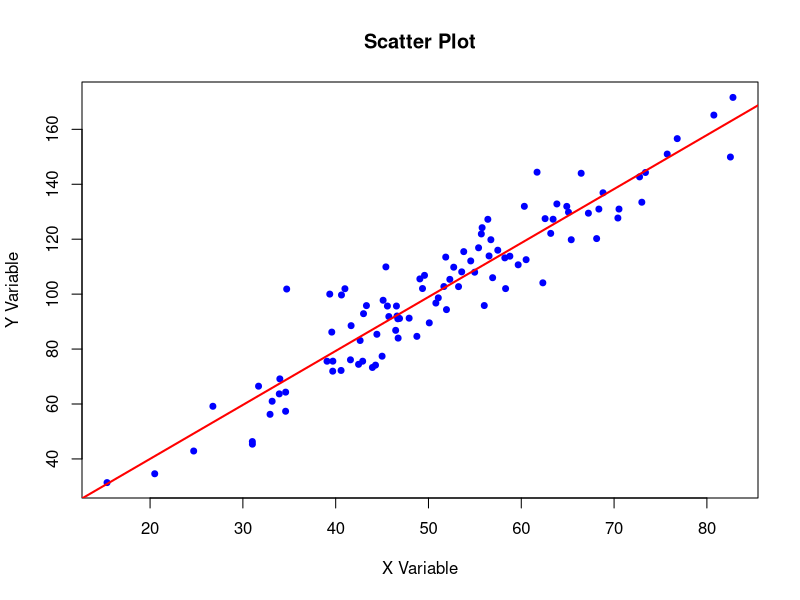
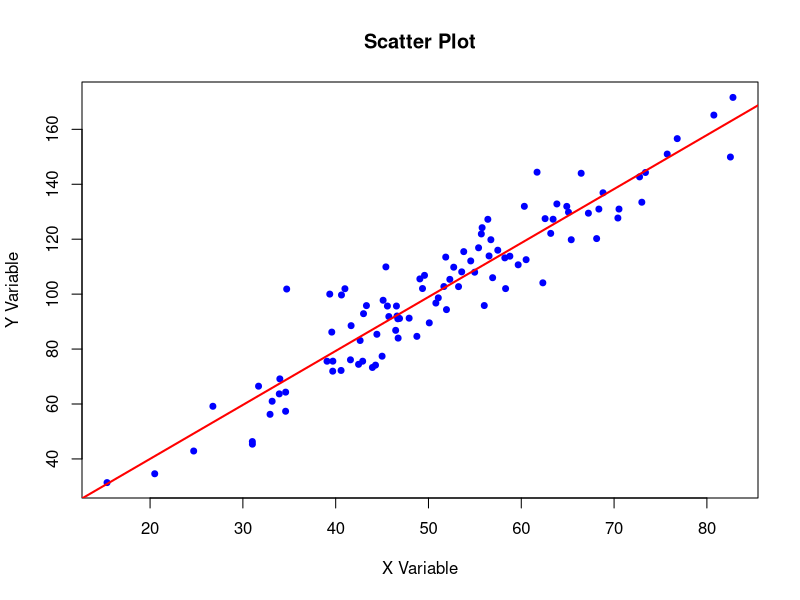

Reproduce these figures in R, in order.
# R script to create a scatter plot and save it with a random filename

# Generate sample data
set.seed(123)  # For reproducible random results
x <- rnorm(100, mean = 50, sd = 15)
y <- 2 * x + rnorm(100, mean = 0, sd = 10)

# Create a scatter plot
plot(x, y, 
     main = "Scatter Plot",
     xlab = "X Variable", 
     ylab = "Y Variable",
     pch = 19,  # Solid circles
     col = "blue",
     cex = 0.8)  # Point size

# Add a regression line
abline(lm(y ~ x), col = "red", lwd = 2)

# Generate a random filename
random_name <- paste0("scatter_plot_", sample(1000:9999, 1), ".png")

# Save the plot to a file with the random name
png(random_name, width = 800, height = 600)
plot(x, y, 
     main = "Scatter Plot",
     xlab = "X Variable", 
     ylab = "Y Variable",
     pch = 19,
     col = "blue",
     cex = 0.8)
abline(lm(y ~ x), col = "red", lwd = 2)
dev.off()

cat("Scatter plot saved as:", random_name, "\n")
